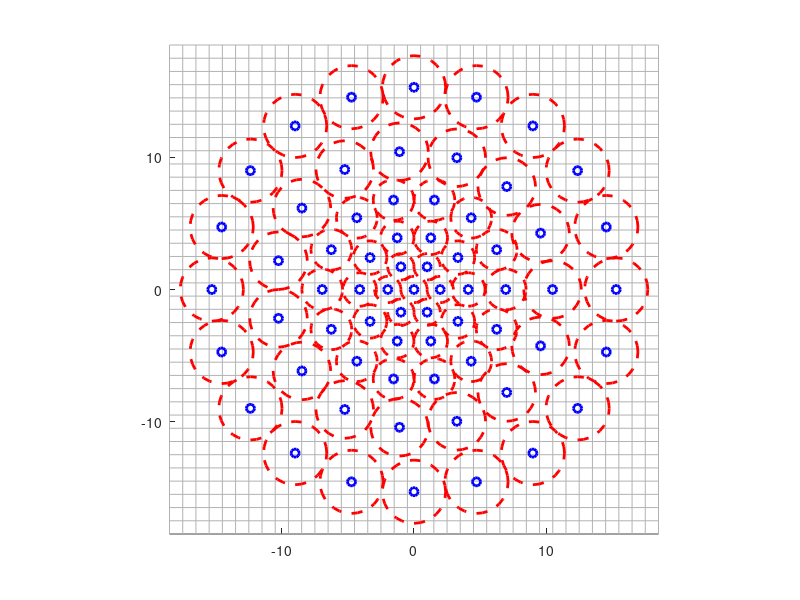

Reproduce this figure in MATLAB. (Note: this script raises an error after producing the figure.)
figure(2)
clc;
clear varaiables;
disp('Welcome to the BRISK pattern generator!')
disp('---------------------------------------')

% draw pattern
sigma_min={1,2,4.8};
rList={[0,1.4,2.9,4.9,7.4,10.8]*0.85/0.6,[0,2.8,5.8,9.8]*0.85/0.6,[0,5.6]*1.2*0.85/0.6};
nList={[1,6,10,14,15,20],[1,6,10,14],[1,6]};
sigmas={[],[],[]};
levels=size(sigma_min,2);
levels=1;
for level=1:levels
    sigmas{level}=max(rList{level}.*sin(2*pi./nList{level}/2),sigma_min{level}); % stdev
end

N=32; % circle discretization
x=zeros(N+1);
y=zeros(N+1);

% plot some lines first
maxrad=0;
maxind=0;
maxlevel=0;
for level=1:levels
    [maxrad_tmp,maxind_tmp]=max(rList{level});
    if maxrad_tmp>maxrad
        maxrad=maxrad_tmp;
        maxind=maxind_tmp;
        maxlevel=level;
    end
end
maxint=ceil(maxrad+(sigmas{maxlevel}(maxind)))+0.5;
hold on
for i=-maxint:1:maxint
   plot([i,i],[-maxint,maxint],'-','Color',[0.7,0.7,0.7]);
   plot([-maxint,maxint],[i,i],'-','Color',[0.7,0.7,0.7]);
end
    
% the pattern
totalShortPairings=0;
totalLongPairings=0;
points=[];
pointSigmas=[];
longPairs=[];
shortPairs=[];
pointOffset=0;
for level=1:levels
    l=0;
    positions=[];
    allsigmas=[];
    pts=sum(nList{level});
    rings=length(rList{level});   % number of rings
    for i=1:rings
        for j=1:nList{level}(i)
            x0=rList{level}(i)*cos((j-1)/nList{level}(i)*2*pi);
            y0=rList{level}(i)*sin((j-1)/nList{level}(i)*2*pi);
            positions(l+1,:)=[x0,y0];
            points=[points;[x0,y0]];
            allsigmas(l+1,1)=sigmas{level}(i);
            pointSigmas=[pointSigmas;sigmas{level}(i)];
            plot(x0, y0,'o','LineWidth',2,'Color',[0,0,(levels-level+1)/levels]);
            for k=0:N
                x(k+1)=sigmas{level}(i)*cos(k/(N)*2*pi)+x0;
                y(k+1)=sigmas{level}(i)*sin(k/(N)*2*pi)+y0;
            end
            plot(x,y,'Color',[(levels-level+1)/levels,0,0],'LineWidth',2,'LineStyle','--');
            hold on;
            l=l+1;
        end
    end
    axis image;

    % short and long pairings
    shortPairings=0;
    longPairings=0;
    
    for p=2:l
        for q=1:p-1
            dist = (norm(positions(p,:)-positions(q,:))-allsigmas(p)-allsigmas(q))/((allsigmas(p)+allsigmas(q)));
            if dist < 0.7/0.6
                shortPairings=shortPairings+1;
                shortPairs=[shortPairs;[p+pointOffset,q+pointOffset]];
                %plot([positions(p,1),positions(q,1)],...
                    %[positions(p,2),positions(q,2)],'g','LineWidth',1);
            end
            dist2 = norm(positions(p,:)-positions(q,:));
%             if dist2 < 5.85/0.6
%                 shortPairings=shortPairings+1;
%                 shortPairs=[shortPairs;[p+pointOffset,q+pointOffset]];
%                 %plot([positions(p,1),positions(q,1)],...
%                 %[positions(p,2),positions(q,2)],'g','LineWidth',1);
%             end
%             if dist2 > 8.2/0.6
%                 longPairings=longPairings+1;
%                 longPairs=[longPairs;[p+pointOffset,q+pointOffset]];
%                 plot([positions(p,1),positions(q,1)],...
%                     [positions(p,2),positions(q,2)],'k','LineWidth',1);
%             end
             
            if dist < 1.3/0.6
                longPairings=longPairings+1;
                longPairs=[longPairs;[p+pointOffset,q+pointOffset]];
                %plot([positions(p,1),positions(q,1)],...
                    %[positions(p,2),positions(q,2)],'k','LineWidth',1);
            end
        end
    end

    % output
    totalShortPairings=totalShortPairings+shortPairings;
    totalLongPairings=totalLongPairings+longPairings;
    disp(['short pairings in level ' num2str(level) ': ' num2str(shortPairings)])
    disp(['long pairings in level ' num2str(level) ': ' num2str(longPairings)])
    
    pointOffset=pointOffset+(size(positions,1));
end
disp('---------------------------------------')
disp(['total short pairings: ' num2str(totalShortPairings)])
disp(['total long pairings: ' num2str(totalLongPairings)])

%% writing file
writePattern([points,pointSigmas],shortPairs,longPairs,'brisk.ptn');
% fid=fopen('brisk.ptn','w');
% fprintf(fid,'%i\n',size(points,1));
% for i=1:size(points,1)
%     fprintf(fid,'%i ',[points(i,:),pointSigmas(i,1)]*0.6);
%     fprintf(fid,'\n');
% end
% fprintf(fid,'%i\n',size(shortPairs,1));
% for i=1:size(shortPairs,1)
%     fprintf(fid,'%i ',shortPairs(i,:)-[1 1]);
%     fprintf(fid,'\n');
% end
% fprintf(fid,'%i\n',size(longPairs,1));
% for i=1:size(longPairs,1)
%     fprintf(fid,'%i ',longPairs(i,:)-[1 1]);
%     fprintf(fid,'\n');
% end
% fclose(fid);